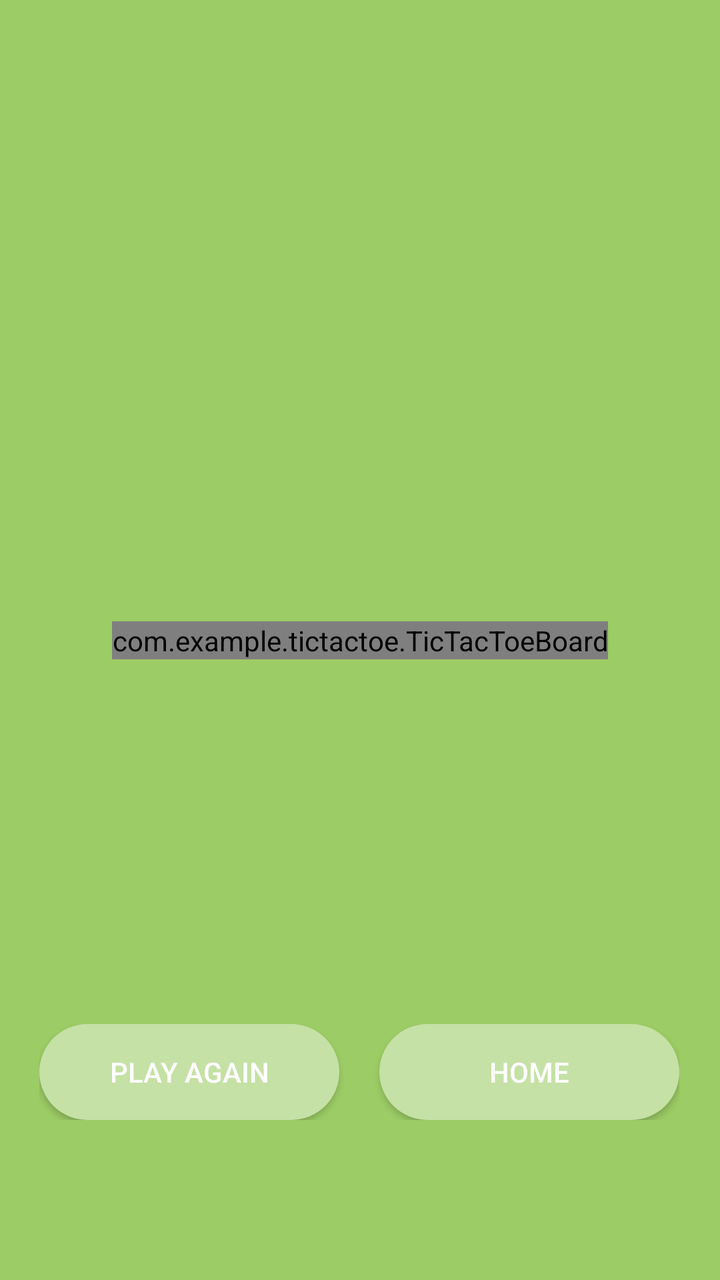
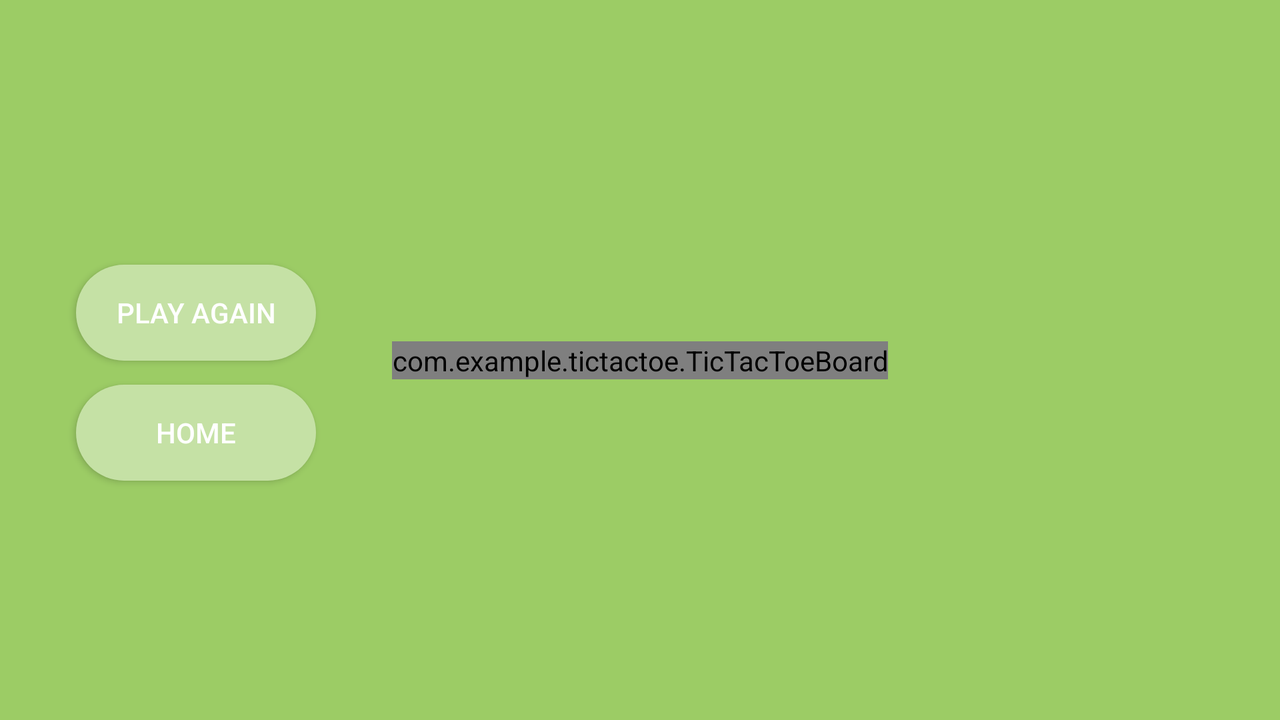

The same Android screen from two of the app's own layout files: first res/layout/ as a phone draws it, then the repository's variant for another configuration, drawn on a device whose configuration selects that folder. Both files follow.
<!-- AndroidManifest.xml: application theme Theme.TicTacToe -->
<!-- res/layout/game_display.xml -->
<?xml version="1.0" encoding="utf-8"?>
<androidx.constraintlayout.widget.ConstraintLayout xmlns:android="http://schemas.android.com/apk/res/android"
    xmlns:app="http://schemas.android.com/apk/res-auto"
    xmlns:tools="http://schemas.android.com/tools"
    xmlns:custom="http://schemas.android.com/apk/res-auto"
    android:layout_width="match_parent"
    android:layout_height="match_parent"
    android:background="#9CCC65"
    tools:context=".GameDisplay">

    <TextView
        android:id="@+id/player_display"
        android:layout_width="wrap_content"
        android:layout_height="wrap_content"
        android:layout_marginTop="72dp"
        android:textColor="#C4FFFFFF"
        android:textSize="24sp"
        android:textStyle="bold"
        app:layout_constraintEnd_toEndOf="parent"
        app:layout_constraintHorizontal_bias="0.498"
        app:layout_constraintStart_toStartOf="parent"
        app:layout_constraintTop_toTopOf="parent" />

    <androidx.constraintlayout.widget.ConstraintLayout
        android:id="@+id/constraintLayout"
        android:layout_width="wrap_content"
        android:layout_height="wrap_content"
        android:layout_marginBottom="80dp"
        app:layout_constraintBottom_toBottomOf="parent"
        app:layout_constraintEnd_toEndOf="parent"
        app:layout_constraintHorizontal_bias="0.494"
        app:layout_constraintStart_toStartOf="parent">

        <Button
            android:id="@+id/play_again"
            android:layout_width="150dp"
            android:layout_height="wrap_content"
            android:background="@drawable/play_button"
            android:onClick="playAgainButtonClick"
            android:text="@string/playAgainButton"
            android:textColor="#FFFFFF"
            app:layout_constraintBottom_toBottomOf="parent"
            app:layout_constraintStart_toStartOf="parent"
            app:layout_constraintTop_toTopOf="parent"
            app:layout_constraintVertical_bias="0.0" />

        <Button
            android:id="@+id/home_button"
            android:layout_width="150dp"
            android:layout_height="wrap_content"
            android:layout_marginStart="20dp"
            android:background="@drawable/play_button"
            android:onClick="homeButtonClick"
            android:text="@string/homeButton"
            android:textColor="#FFFFFF"
            app:layout_constraintBottom_toBottomOf="parent"
            app:layout_constraintStart_toEndOf="@+id/play_again"
            app:layout_constraintTop_toTopOf="parent" />
    </androidx.constraintlayout.widget.ConstraintLayout>

    <com.example.tictactoe.TicTacToeBoard
        android:id="@+id/ticTacToeBoard"
        android:layout_width="wrap_content"
        android:layout_height="wrap_content"
        android:background="#12000000"
        app:layout_constraintBottom_toBottomOf="parent"
        app:layout_constraintEnd_toEndOf="parent"
        app:layout_constraintStart_toStartOf="parent"
        app:layout_constraintTop_toTopOf="parent"
        custom:OColor="@color/white"
        custom:XColor="@color/white"
        custom:boardColor="#C5E1A5"
        custom:winningLineColor="@color/purple_200"/>
</androidx.constraintlayout.widget.ConstraintLayout>
<!-- resources referenced by this layout -->
<resources>
  <!-- drawable play_button (drawable) -->
  <?xml version="1.0" encoding="utf-8"?>
  <selector xmlns:android="http://schemas.android.com/apk/res/android">
  
      <item>
          <shape android:shape="rectangle">
              <solid android:color="#C5E1A5"/>
              <corners android:radius="180dp"/>
          </shape>
      </item>
  
  </selector>
  <string name="homeButton">Home</string>
  <string name="playAgainButton">Play Again</string>
  <style name="Theme.TicTacToe" parent="Theme.AppCompat.Light.NoActionBar">
          
          <item name="colorPrimary">#9CCC65</item>
          <item name="colorPrimaryVariant">#9CCC65</item>
          <item name="colorOnPrimary">@color/white</item>
          
          <item name="colorSecondary">@color/teal_200</item>
          <item name="colorSecondaryVariant">@color/teal_700</item>
          <item name="colorOnSecondary">@color/black</item>
          
          <item name="android:statusBarColor" tools:targetApi="l">?attr/colorPrimaryVariant</item>
          
      </style>
</resources>
<!-- res/layout-land/game_display.xml (the repository's variant of the layout above) -->
<!-- drawn on the phone turned sideways -->
<?xml version="1.0" encoding="utf-8"?>
<androidx.constraintlayout.widget.ConstraintLayout xmlns:android="http://schemas.android.com/apk/res/android"
    xmlns:app="http://schemas.android.com/apk/res-auto"
    xmlns:custom="http://schemas.android.com/apk/res-auto"
    xmlns:tools="http://schemas.android.com/tools"
    android:layout_width="match_parent"
    android:layout_height="match_parent"
    android:background="#9CCC65"
    tools:context=".GameDisplay">

    <TextView
        android:id="@+id/player_display"
        android:layout_width="wrap_content"
        android:layout_height="wrap_content"
        android:textColor="#C4FFFFFF"
        android:textSize="24sp"
        android:textStyle="bold"
        app:layout_constraintBottom_toBottomOf="parent"
        app:layout_constraintEnd_toEndOf="parent"
        app:layout_constraintStart_toEndOf="@+id/ticTacToeBoard"
        app:layout_constraintTop_toTopOf="parent" />

    <androidx.constraintlayout.widget.ConstraintLayout
        android:id="@+id/constraintLayout"
        android:layout_width="wrap_content"
        android:layout_height="wrap_content"
        android:layout_marginBottom="80dp"
        app:layout_constraintBottom_toBottomOf="parent"
        app:layout_constraintEnd_toEndOf="parent"
        app:layout_constraintHorizontal_bias="0.494"
        app:layout_constraintStart_toStartOf="parent">

    </androidx.constraintlayout.widget.ConstraintLayout>

    <com.example.tictactoe.TicTacToeBoard
        android:id="@+id/ticTacToeBoard"
        android:layout_width="wrap_content"
        android:layout_height="wrap_content"
        android:background="#11000000"
        app:layout_constraintBottom_toBottomOf="parent"
        app:layout_constraintEnd_toEndOf="parent"
        app:layout_constraintStart_toStartOf="parent"
        app:layout_constraintTop_toTopOf="parent"
        custom:OColor="@color/white"
        custom:XColor="@color/white"
        custom:boardColor="#C5E1A5"
       />

    <Button
        android:id="@+id/play_again"
        android:layout_width="120dp"
        android:layout_height="wrap_content"
        android:background="@drawable/play_button"
        android:onClick="playAgainButtonClick"
        android:text="@string/playAgainButton"
        android:textColor="#FFFFFF"
        app:layout_constraintBottom_toBottomOf="parent"
        app:layout_constraintEnd_toStartOf="@+id/ticTacToeBoard"
        app:layout_constraintStart_toStartOf="parent"
        app:layout_constraintTop_toTopOf="parent"
        app:layout_constraintVertical_bias="0.424" />

    <Button
        android:id="@+id/home_button"
        android:layout_width="120dp"
        android:layout_height="wrap_content"
        android:layout_marginTop="12dp"
        android:background="@drawable/play_button"
        android:onClick="homeButtonClick"
        android:text="@string/homeButton"
        android:textColor="#FFFFFF"
        app:layout_constraintEnd_toStartOf="@+id/ticTacToeBoard"
        app:layout_constraintStart_toStartOf="parent"
        app:layout_constraintTop_toBottomOf="@+id/play_again" />
</androidx.constraintlayout.widget.ConstraintLayout>
